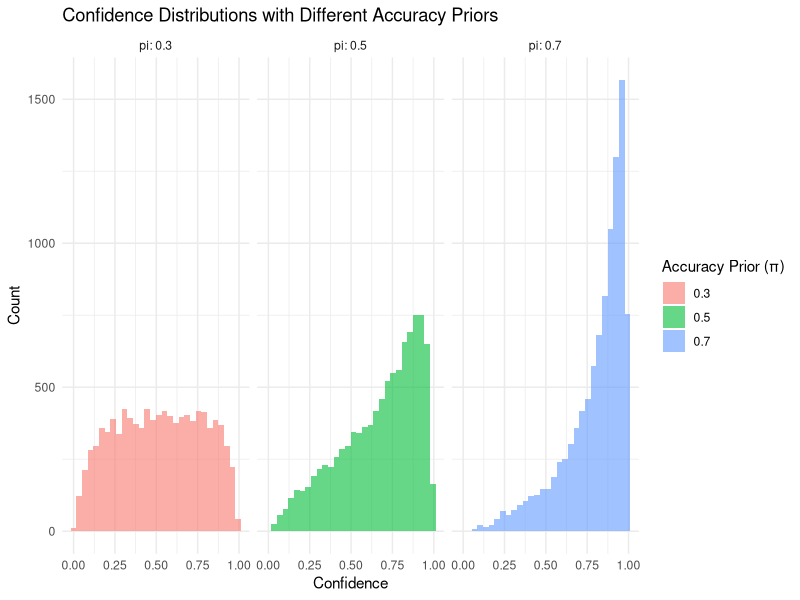
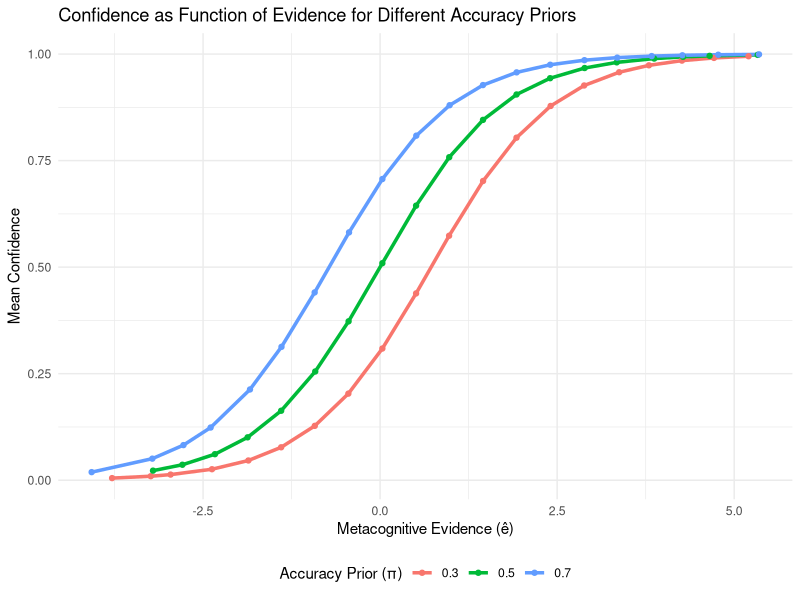

Recreate these plots in R, in order.
## ---- chunk 1
library(tidyverse)

# Parameters
sigma_e <- 1.0
sigma_m <- 0.6
X <- 0.8  # stimulus strength
D <- 1    # true state
n_trials <- 10000

# Three different accuracy priors
pi_values <- c(0.3, 0.5, 0.7)  # underconfident, calibrated, overconfident

# Simulate
results <- map_dfr(pi_values, function(pi) {
  # Sample evidence and metacognitive read
  e <- rnorm(n_trials, mean = D * X, sd = sigma_e)
  ehat <- rnorm(n_trials, mean = e, sd = sigma_m)
  
  # Compute confidence with accuracy prior
  evidence_term <- 2 * ehat * X / (sigma_e^2 + sigma_m^2)
  prior_term <- qlogis(pi)  # logit(pi)
  
  confidence <- plogis(evidence_term + prior_term)
  
  tibble(
    pi = pi,
    ehat = ehat,
    confidence = confidence,
    correct = (e > 0)  # action matches state when e > 0
  )
})

# Plot confidence distributions
ggplot(results, aes(x = confidence, fill = as.factor(pi))) +
  geom_histogram(alpha = 0.6, bins = 30, position = "identity") +
  facet_wrap(~pi, labeller = label_both) +
  labs(
    title = "Confidence Distributions with Different Accuracy Priors",
    x = "Confidence",
    y = "Count",
    fill = "Accuracy Prior (π)"
  ) +
  theme_minimal()
## ---- chunk 2
# Plot confidence vs evidence for different priors
results %>%
  mutate(ehat_bin = cut(ehat, breaks = 20)) %>%
  group_by(pi, ehat_bin) %>%
  summarize(
    mean_ehat = mean(ehat),
    mean_conf = mean(confidence),
    .groups = "drop"
  ) %>%
  ggplot(aes(x = mean_ehat, y = mean_conf, color = as.factor(pi))) +
  geom_line(size = 1.2) +
  geom_point() +
  labs(
    title = "Confidence as Function of Evidence for Different Accuracy Priors",
    x = "Metacognitive Evidence (ê)",
    y = "Mean Confidence",
    color = "Accuracy Prior (π)"
  ) +
  theme_minimal() +
  theme(legend.position = "bottom")
